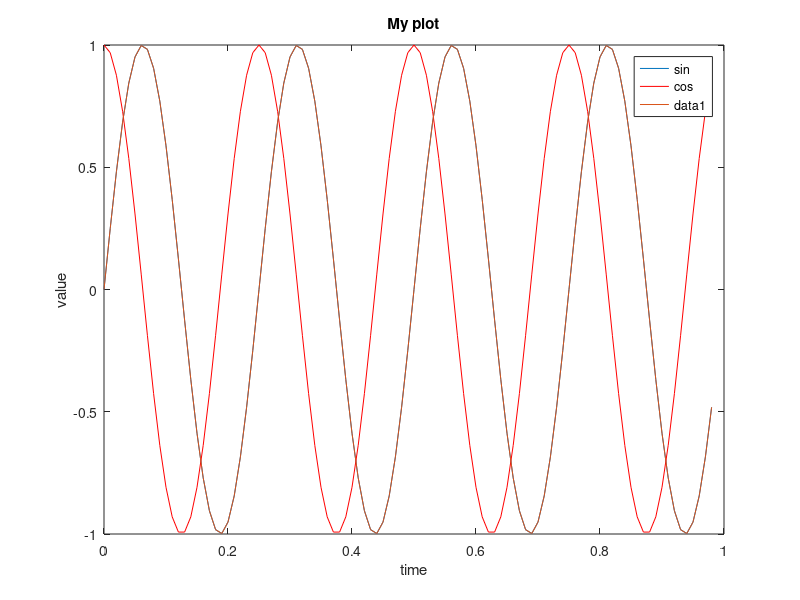
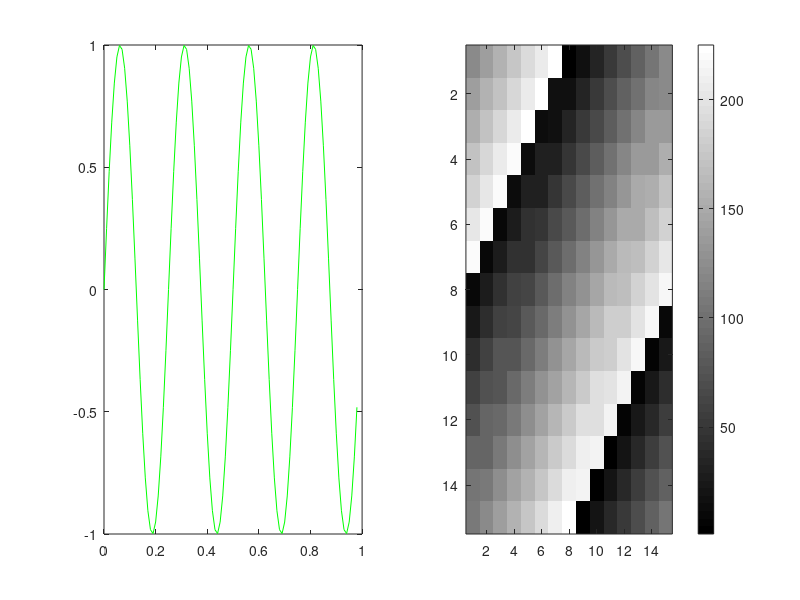

Source code (MATLAB) for these figures, in order:
t = [0: 0.01:0.98];y2 = cos(2*pi*4*t);y1 = sin(2*pi*4*t);plot(t, y1)hold on;plot(t, y2, 'r')xlabel('time')ylabel('value')legend('sin', 'cos')title('My plot')figure(1); plot(t, y1);figure(2); plot(t, y2);subplot(1, 2, 1); % Divides plot a 1x2 grid, access first elementplot(t, y1, 'g');subplot(1, 2, 2);plot(t, y2, 'r');axis([0.5 1 -1 1])A = magic(15)imagesc(A);imagesc(A), colorbar, colormap gray;